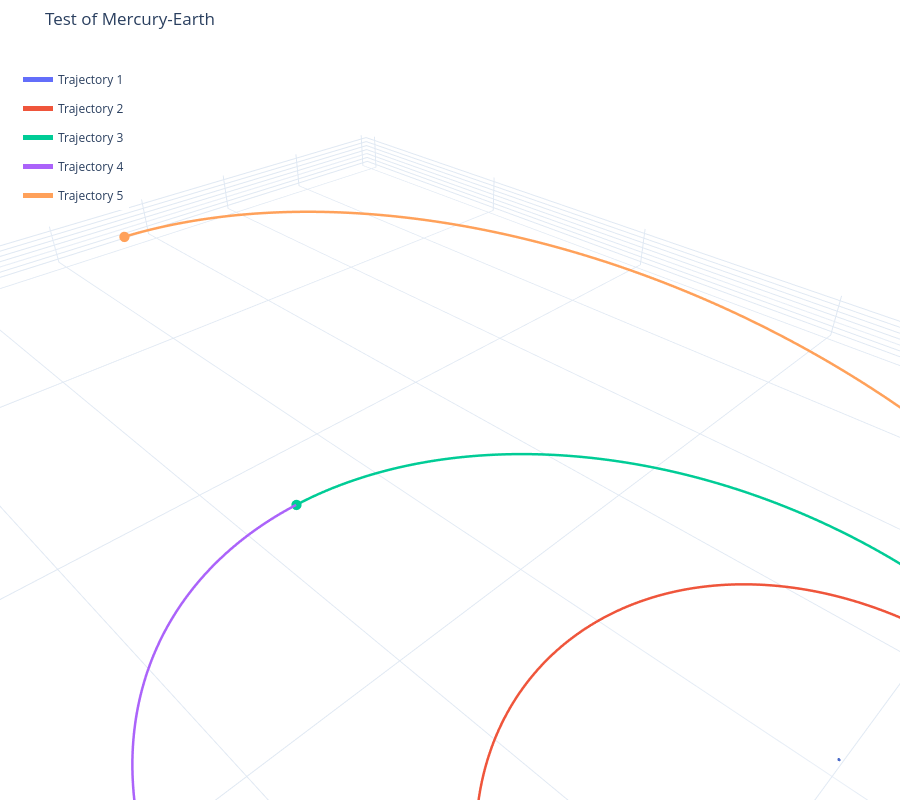

The code cell stored with this chart in its notebook:
### Code cell
plot_3d(planet_r_hci_arr, t_arrs, bodies={"name": "Sun", "radius": R_SUN}, title="Test of Mercury-Earth")

### Figure 1 — Plotly figure (JSON) as saved in the notebook; plotly's stock layout.template omitted (floating-point values rounded to 4 significant figures; data arrays with more than 128 entries replaced by an {"elided": "..."} marker saying what was removed)
{"data": [{"colorscale": [[0, "royalblue"], [1, "royalblue"]], "hoverinfo": "skip", "name": "Sun", "opacity": 0.7, "showlegend": false, "showscale": false, "type": "surface", "x": {"elided": "60x30 float values"}, "y": {"elided": "60x30 float values"}, "z": {"elided": "60x30 float values"}}, {"legendgroup": "Trajectory 1", "line": {"color": "#636EFA", "width": 5}, "mode": "lines", "name": "Trajectory 1", "type": "scatter3d", "x": {"elided": "927 float values"}, "y": {"elided": "927 float values"}, "z": {"elided": "927 float values"}}, {"legendgroup": "Trajectory 1", "marker": {"color": "#636EFA", "size": 6}, "mode": "markers", "name": "Trajectory 1 End", "showlegend": false, "type": "scatter3d", "x": [-97240000.0], "y": [45530000.0], "z": [6240000.0]}, {"legendgroup": "Trajectory 2", "line": {"color": "#EF553B", "width": 5}, "mode": "lines", "name": "Trajectory 2", "type": "scatter3d", "x": {"elided": "2606 float values"}, "y": {"elided": "2606 float values"}, "z": {"elided": "2606 float values"}}, {"legendgroup": "Trajectory 2", "marker": {"color": "#EF553B", "size": 6}, "mode": "markers", "name": "Trajectory 2 End", "showlegend": false, "type": "scatter3d", "x": [34350000.0], "y": [143400000.0], "z": [-12360.0]}, {"legendgroup": "Trajectory 3", "line": {"color": "#00CC96", "width": 5}, "mode": "lines", "name": "Trajectory 3", "type": "scatter3d", "x": {"elided": "2809 float values"}, "y": {"elided": "2809 float values"}, "z": {"elided": "2809 float values"}}, {"legendgroup": "Trajectory 3", "marker": {"color": "#00CC96", "size": 6}, "mode": "markers", "name": "Trajectory 3 End", "showlegend": false, "type": "scatter3d", "x": [76230000.0], "y": [-320200000.0], "z": [11740000.0]}, {"legendgroup": "Trajectory 4", "line": {"color": "#AB63FA", "width": 5}, "mode": "lines", "name": "Trajectory 4", "type": "scatter3d", "x": {"elided": "3506 float values"}, "y": {"elided": "3506 float values"}, "z": {"elided": "3506 float values"}}, {"legendgroup": "Trajectory 4", "marker": {"color": "#AB63FA", "size": 6}, "mode": "markers", "name": "Trajectory 4 End", "showlegend": false, "type": "scatter3d", "x": [33440000.0], "y": [143500000.0], "z": [4396.0]}, {"legendgroup": "Trajectory 5", "line": {"color": "#FFA15A", "width": 5}, "mode": "lines", "name": "Trajectory 5", "type": "scatter3d", "x": {"elided": "9455 float values"}, "y": {"elided": "9455 float values"}, "z": {"elided": "9455 float values"}}, {"legendgroup": "Trajectory 5", "marker": {"color": "#FFA15A", "size": 6}, "mode": "markers", "name": "Trajectory 5 End", "showlegend": false, "type": "scatter3d", "x": [-59680000.0], "y": [-786700000.0], "z": [4588000.0]}], "layout": {"height": 800, "legend": {"x": 0.02, "y": 0.98}, "margin": {"b": 0, "l": 0, "r": 0, "t": 50}, "scene": {"aspectmode": "data", "xaxis": {"title": {"text": "X [km]"}}, "yaxis": {"title": {"text": "Y [km]"}}, "zaxis": {"title": {"text": "Z [km]"}}}, "title": {"text": "Test of Mercury-Earth"}}}
